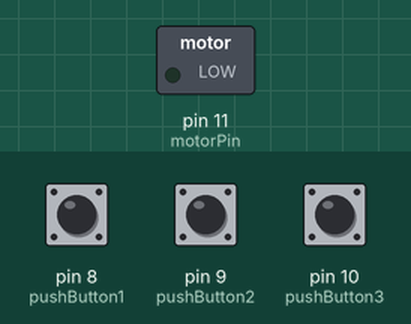
Simulated run of this sketch. Board: Arduino Uno, built with avr-gcc and run on an emulated ATmega328P. On the bench: switched loads named in the sketch (green lamp = pin HIGH). The test bench sets the inputs (shaded band); at power-on: pin 8 (pushButton1) HIGH, pin 9 (pushButton2) HIGH, pin 10 (pushButton3) HIGH.

Above: at 1.2 s.
1.3 s: pin 8 (pushButton1) pulled LOW for 0.15 s
At 2.1 s:
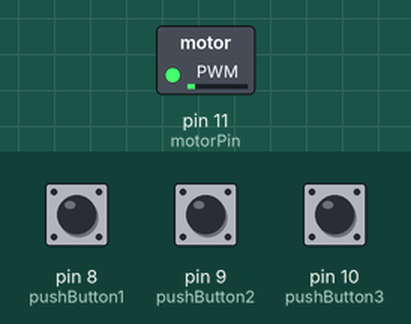
2.9 s: pin 9 (pushButton2) pulled LOW for 1 s
At 4.6 s:
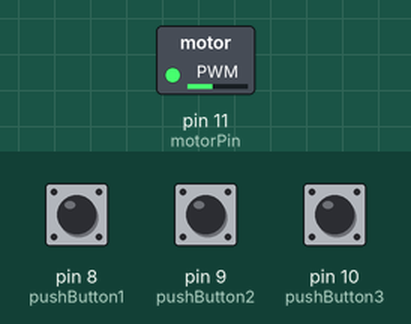
5.9 s: pin 8 (pushButton1) pulled LOW for 1 s
8.9 s: pin 9 (pushButton2) pulled LOW for 0.15 s
At 10.3 s:
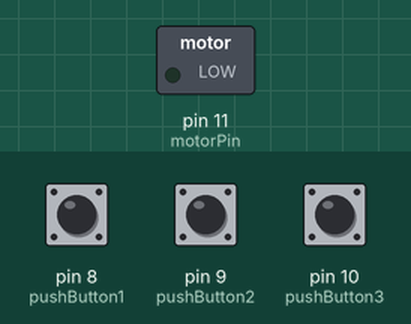
Timing chart, 0 to 11.5 s (numbered marks = the images above; inputs shaded):
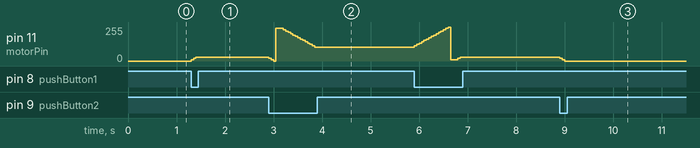

Measured:
- after the input at 1.3 s, pin 11 (motorPin): 0/255 → 30/255 at once
- after the input at 8.9 s, pin 11 (motorPin): 30/255 → 0/255 at once

The sketch:

test_DCmotor.ino
```cpp
int motorPin = 11;
int pushButton1= 8;
int pushButton2= 9;
int pushButton3= 10;
int i = 0;

void setup()
{
  pinMode(motorPin, OUTPUT);
  pinMode(pushButton1, INPUT_PULLUP);
  pinMode(pushButton2, INPUT_PULLUP);
  pinMode(pushButton3, INPUT_PULLUP);
  Serial.begin(9600);
  while (! Serial);
}

void loop()
{
  pushButton1 = digitalRead(8);
  pushButton2 = digitalRead(9);
  pushButton3 = digitalRead(10);

  if (pushButton1==0) {
      i += 10;
      analogWrite(motorPin,i);
      delay(50);
  }
 if (pushButton2==0) {
      i -= 10;
      analogWrite(motorPin,i);
      delay(50);
  }
  if (pushButton3==0) {
      i = 0;
      analogWrite(motorPin,i);
      delay(50);
  }
  if(i>255) {
    i=0;
    delay(50);
  }
  if(i<0) {
    i=255;
    delay(50);
  }
}
```
